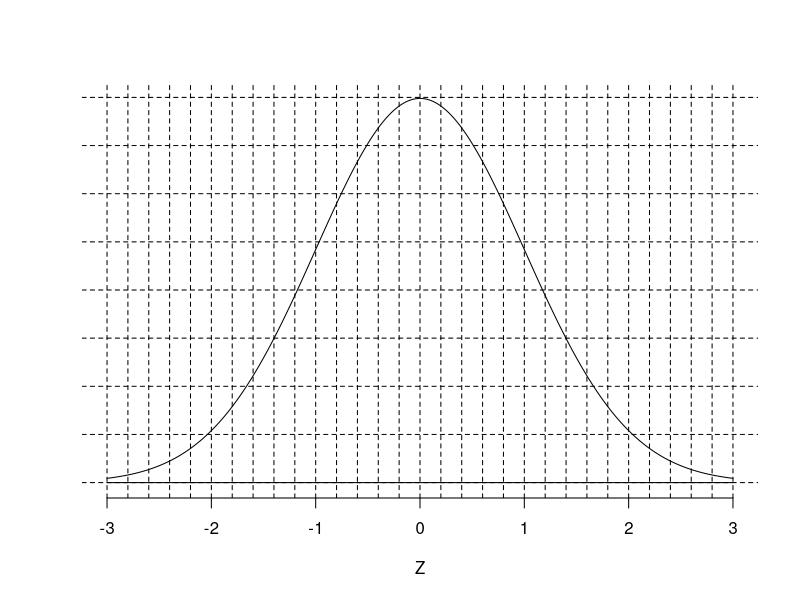
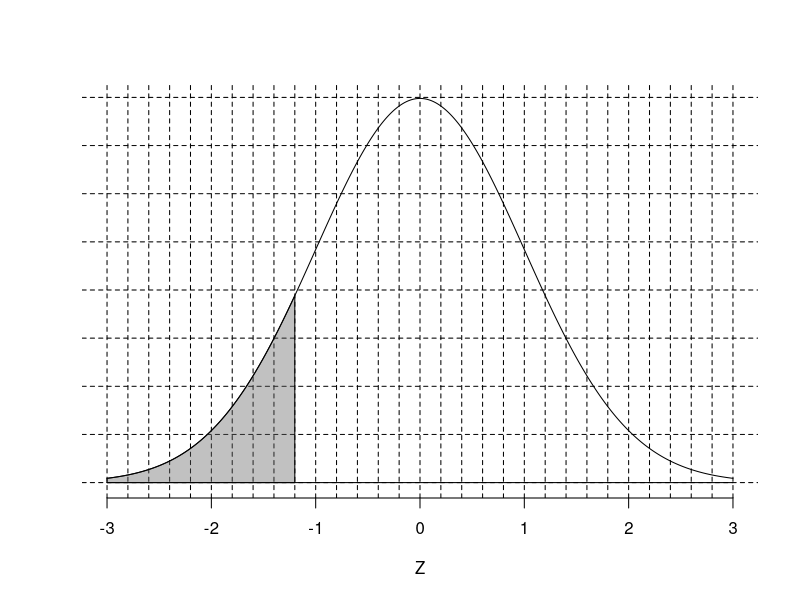

Source code (R) for these figures, in order:
## ---- chunk 1
zs = (-3*5):(3*5)/5
ys = 0:8*0.05

z = sample((-1.4*5):(1.4*5)/5,1)
## ---- chunk 2
plot(0,0,type="n",ann=F,axes=F,xlim=c(-3,3),ylim=c(0,0.4))
abline(h = ys,lty=2)
abline(v=zs,lty=2)
lines((-300:300)/100,dnorm((-300:300)/100))
axis(1,at=(-3):(3))
mtext("Z",side=1,line = 3)
lines(c(-3,3),c(0,0))
## ---- chunk 3
plot(0,0,type="n",ann=F,axes=F,xlim=c(-3,3),ylim=c(0,0.4))
abline(h = ys,lty=2)
abline(v=zs,lty=2)
xs = (-300:300)/100
dn = dnorm(xs)
lines(xs,dn)
lines(c(-3,3),c(0,0))
polygon(c(xs[xs<=z],z,-3),c(dn[xs<=z],0,0),col = rgb(0.4,0.4,0.4,0.4))
axis(1,at=(-3):(3))
mtext("Z",side=1,line = 3)
